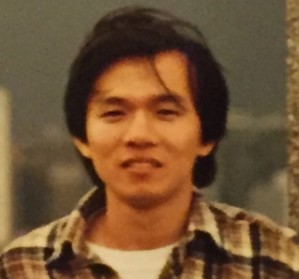
#> input picture _4.python/tkinter/__new/hung.jpg, 299 x 279 px, found by its file name
$ python ch23_1.py
#> lines starting #> are read from the running program, lines starting #| are printed output that depends on the picture; after the words box and inside, x2 and y2 are one past the last pixel; in counts of white or black regions, pixels touching at a corner belong together
# ch23_1.py
import cv2
import numpy as np
import matplotlib.pyplot as plt

plt.rcParams["font.family"] = ["Microsoft JhengHei"]

src = cv2.imread("hung.jpg")  # 讀取影像
#> src is the input picture: shape (279, 299, 3); mean B, G, R 52.6, 83.3, 114.5
mask = np.zeros(src.shape[:2], np.uint8)  # 建立遮罩, 大小和src相同
bgdModel = np.zeros((1, 65), np.float64)  # 建立內部用暫時計算陣列
fgdModel = np.zeros((1, 65), np.float64)  # 建立內部用暫時計算陣列
rect = (10, 30, 380, 360)  # 建立ROI區域
# 呼叫grabCut()進行分割, 迭代 3 次, 回傳mask1
# 其實mask1 = mask, 因為mask也會同步更新
mask1, bgd, fgd = cv2.grabCut(
    src, mask, rect, bgdModel, fgdModel, 3, cv2.GC_INIT_WITH_RECT
)
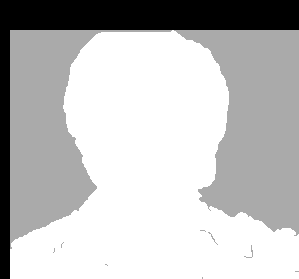
#> mask1: shape (279, 299); min 0, max 3, mean 2.23; drawn with min black and max white
# 將 0, 2設為0 --- 1, 3設為1
mask2 = np.where((mask1 == 0) | (mask1 == 2), 0, 1).astype("uint8")
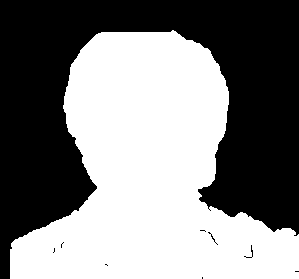
#> mask2: shape (279, 299); values 0 (black) and 1 (white), 50.9% white; 9 black regions (7 under 20 px), largest, box (x1, y1, x2, y2) and area: (0, 0, 299, 279) 40894, (244, 245, 253, 258) 22
dst = src * mask2[:, :, np.newaxis]  # 計算輸出影像
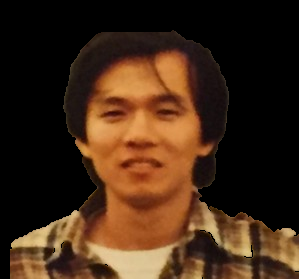
#> dst: shape (279, 299, 3); mean B, G, R 22.5, 40.9, 65.5
src_rgb = cv2.cvtColor(src, cv2.COLOR_BGR2RGB)  # 將BGR轉RGB
dst_rgb = cv2.cvtColor(dst, cv2.COLOR_BGR2RGB)  # 將BGR轉RGB
plt.subplot(121)
plt.title("原始影像")
plt.imshow(src_rgb)
plt.axis("off")
plt.subplot(122)
plt.title("擷取影像")
plt.imshow(dst_rgb)
plt.axis("off")
plt.show()
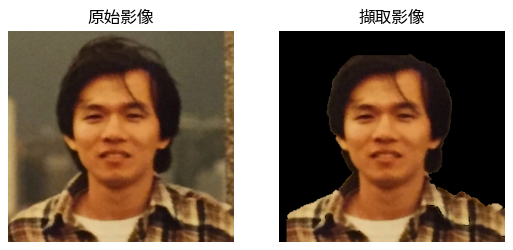
#> figure drawn by matplotlib, 2 panels


# 檔案 : C:\_git\vcs\_4.python\opencv\__new\OpenCV影像創意邁向AI視覺\ch23\ch23_2.py

# ch23_2.py
import cv2
import numpy as np
import matplotlib.pyplot as plt

plt.rcParams["font.family"] = ["Microsoft JhengHei"]

src = cv2.imread("hung.jpg")  # 讀取影像
mask = np.zeros(src.shape[:2], np.uint8)  # 建立遮罩, 大小和src相同
bgdModel = np.zeros((1, 65), np.float64)  # 建立內部用暫時計算陣列
fgdModel = np.zeros((1, 65), np.float64)  # 建立內部用暫時計算陣列
rect = (10, 30, 380, 360)  # 建立ROI區域
# 呼叫grabCut()進行分割
cv2.grabCut(src, mask, rect, bgdModel, fgdModel, 3, cv2.GC_INIT_WITH_RECT)
maskpict = cv2.imread("hung_mask.jpg")  # 讀取影像
newmask = cv2.imread("hung_mask.jpg", cv2.IMREAD_GRAYSCALE)  # 灰階讀取
mask[newmask == 0] = 0  # 白色內容則確定是前景
mask[newmask == 255] = 1  # 黑色內容則確定是背景
cv2.grabCut(src, mask, None, bgdModel, fgdModel, 3, cv2.GC_INIT_WITH_MASK)
mask = np.where((mask == 0) | (mask == 2), 0, 1).astype("uint8")
dst = src * mask[:, :, np.newaxis]  # 計算輸出影像
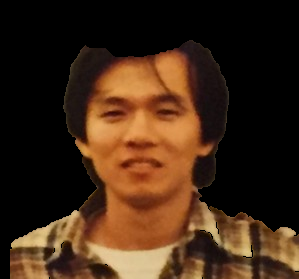
#> dst: shape (279, 299, 3); mean B, G, R 22, 40.3, 64.6
src_rgb = cv2.cvtColor(src, cv2.COLOR_BGR2RGB)  # 將BGR轉RGB
#> (the run stopped early here; a loop or call above may not have finished)

$ run again, with _4.python/tkinter/__new/house.png saved as _4.python/tkinter/__new/hung.jpg
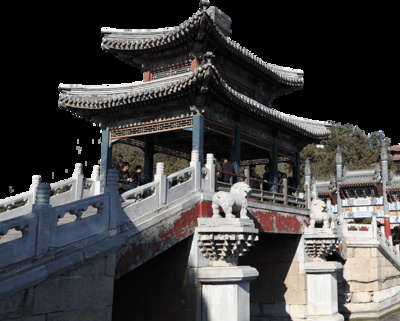
#> input picture _4.python/tkinter/__new/house.png, 400 x 321 px, found by its file name
#> src is the input picture: shape (321, 400, 3); mean B, G, R 65.5, 65.6, 66.7
#> `mask2 = np.where((mask1 == 0) | (mask1 == 2), 0, 1).astype("uint8")`:
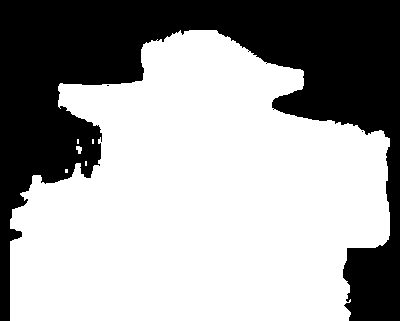
#> mask2: shape (321, 400); values 0 (black) and 1 (white), 63.2% white; 3 black regions (2 under 20 px), largest, box (x1, y1, x2, y2) and area: (0, 0, 400, 321) 47200
#> `plt.show()`:
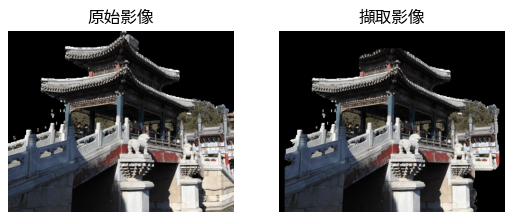
#> figure drawn by matplotlib, 2 panels
